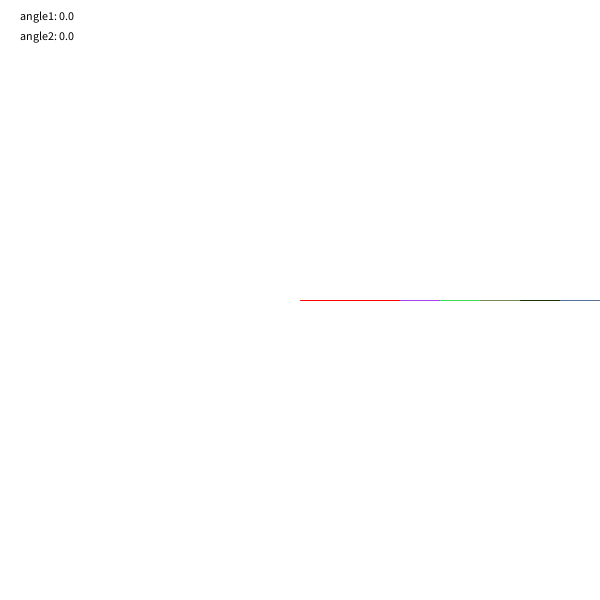
Frame 1 (no input)
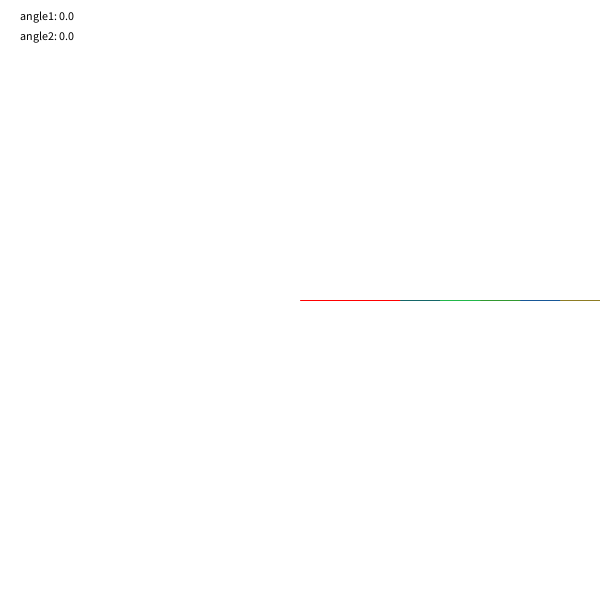
Frame 60 (the mouse pressed at the canvas centre just before this capture)
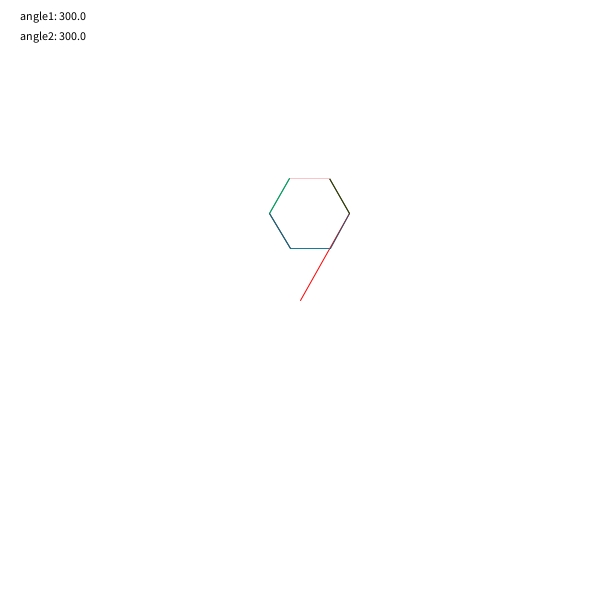
Frame 120 (the mouse held since frame 60 and released just before this capture)

The Processing sketch that drew these frames (run headless with seeded random() and noise(); from frame 60 on, the mouse is pressed at the canvas centre):

// Processing sketch: combiningTransforms_sequencingTranslateRotate
// ── combiningTransforms_sequencingTranslateRotate.pde
int numOfTailes = 10;

void setup() {
  size(600,600);
}

float angle1 = 0, angle2 = 90;
float length1 = 100, length2 = 40;


void draw() {
  background(255);
  
  //angle1 = map(mouseX, 0, width, 0, TWO_PI);
  angle1 = mouseX;
  angle2 = mouseY;
  
  translate(width/2, height/2); //move origin to center
  
  rotate(radians(angle1)); // rotate by angle1
  stroke(255, 0, 0);//draw in red
  line(0, 0, length1, 0); //line along x axis, length of length1
  translate(length1, 0); //move origin to center
  
  for (int i = 0; i < numOfTailes; i++) {
    rotate(radians(angle2));//rotate by angle2
    stroke(random(255), random(255), random(255));
    line(0, 0, length2, 0); //another line, length2
    translate(length2, 0);
   }
  
  resetMatrix();
  fill(0);
  text("angle1: " + angle1, 20, 20);
  text("angle2: " + angle2, 20, 40);
}
